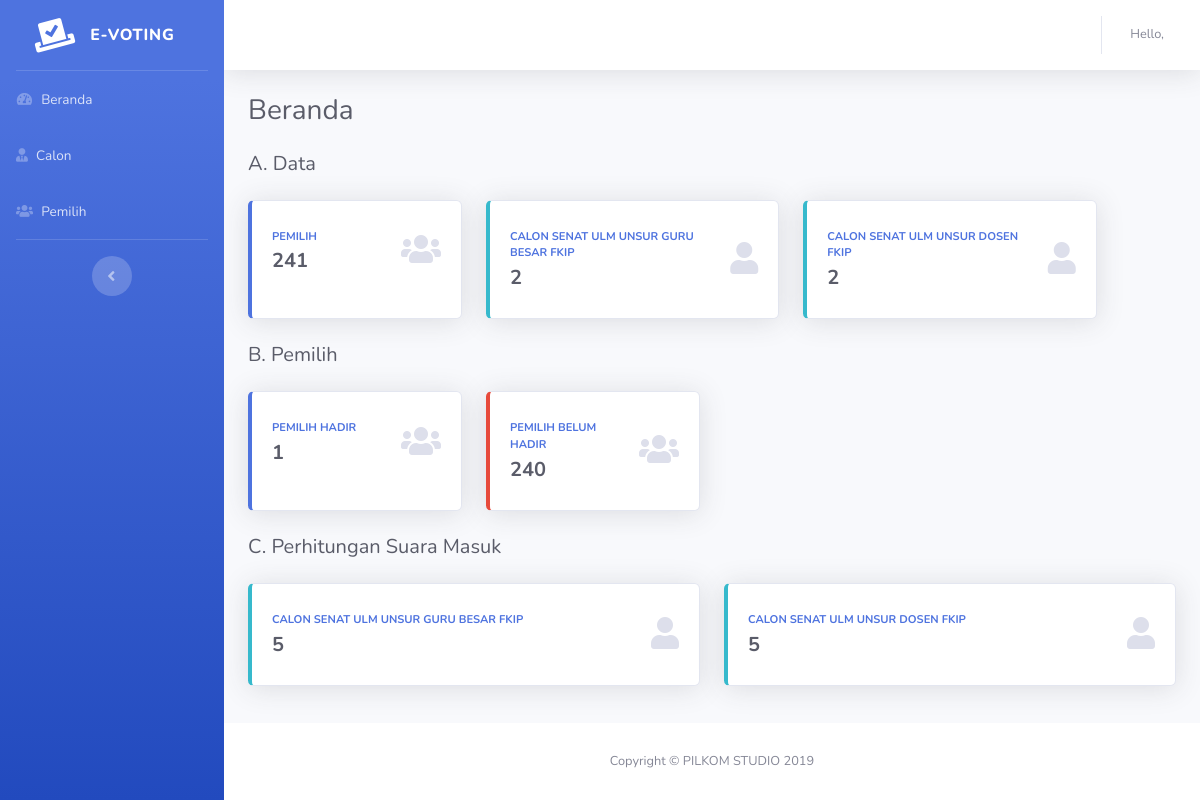
The app's page /Auth_Admin/Beranda (signed in) with its own data.
### tables this page shows
CREATE TABLE `tb_tema_pemilihan` (
  `tema_id` int(11) NOT NULL,
  `tema_nama` varchar(256) NOT NULL,
  `tema_batas` int(128) NOT NULL,
  `tema_logo` varchar(128) NOT NULL,
  `tema_is_active` enum('0','1') NOT NULL
);

### application/controllers/Auth_Admin/Beranda.php (called while the page is built, shortened)
<?php
class Beranda extends CI_Controller {
    public function __construct()
    {
        $this->load->model('AdminModel');
    }
	public function index()
	{
        $data['user'] = $this->AdminModel->getAdmin($this->session->userdata('username'))->row_array();
        $data['title'] = "Beranda - Administrator";
        $data['jlhPemilih'] = $this->db->count_all('tb_pemilih');
        $data['jenis'] = $this->db->get('tb_tema_pemilihan')->result_array();
        $data['hadir'] = $this->db->query("SELECT COUNT(pemilih_id) AS hadir FROM tb_pemilih WHERE pemilih_status='1'")->row_array();
        $data['tdkhadir'] = $this->db->query("SELECT COUNT(pemilih_id) AS tdkhadir FROM tb_pemilih WHERE pemilih_status='0'")->row_array();
        $this->load->view('layout/header_layout', $data);
        $this->load->view('layout/sidebar', $data);
        $this->load->view('layout/topbar', $data);
        $this->load->view('content/beranda', $data);
		$this->load->view('layout/footer_layout');
	}
}

### index.php (called while the page is built, shortened)
<?php
require_once BASEPATH.'core/CodeIgniter.php';

### application/views/content/beranda.php (the view, shortened to what this page needs)
<div class="d-sm-flex align-items-center justify-content-between mb-4">
    <h1 class="h3 mb-0 text-gray-800">Beranda</h1>
</div>
<div class="d-sm-flex align-items-center justify-content-between mb-4">
    <h5 class="h5 mb-0 text-gray-800">A. Data</h5>
</div>
<div class="row">
    <div class="col-xl-3 col-md-6 mb-4">
        <div class="card border-left-primary shadow h-100 py-2">
            <div class="card-body">
                <div class="row no-gutters align-items-center">
                    <div class="col mr-2">
                        <div class="text-xs font-weight-bold text-primary text-uppercase mb-1">Pemilih</div>
                        <div class="h5 mb-0 font-weight-bold text-gray-800"><?= $jlhPemilih ?></div>
                    </div>
                    <div class="col-auto">
                        <i class="fas fa-users fa-2x text-gray-300"></i>
                    </div>
                </div>
            </div>
        </div>
    </div>
    <?php foreach($jenis as $j) { ?>
        <div class="col-xl-4 col-md-6 mb-4">
            <div class="card border-left-info shadow h-100 py-2">
                <div class="card-body">
                    <div class="row no-gutters align-items-center">
                        <div class="col mr-2">
                            <div class="text-xs font-weight-bold text-primary text-uppercase mb-1"><?= $j['tema_nama'] ?></div>
                            <?php
                            $hasil = $this->db->query("SELECT COUNT(calon_ketua_id) AS hasil FROM tb_calon_ketua WHERE tema_id=".$j['tema_id'])->row_array(); ?>
                            <div class="h5 mb-0 font-weight-bold text-gray-800"><?= $hasil['hasil'] ?></div>
                        </div>
                        <div class="col-auto">
                            <i class="fas fa-user fa-2x text-gray-300"></i>
                        </div>
                    </div>
                </div>
            </div>
        </div>
    <?php } ?>
</div>
<div class="d-sm-flex align-items-center justify-content-between mb-4">
    <h5 class="h5 mb-0 text-gray-800">B. Pemilih</h5>
</div>
<div class="row">
    <div class="col-xl-3 col-md-6 mb-4">
        <div class="card border-left-primary shadow h-100 py-2">
            <div class="card-body">
                <div class="row no-gutters align-items-center">
                    <div class="col mr-2">
                        <div class="text-xs font-weight-bold text-primary text-uppercase mb-1">Pemilih Hadir</div>
                        <div class="h5 mb-0 font-weight-bold text-gray-800"><?= $hadir['hadir'] ?></div>
                    </div>
                    <div class="col-auto">
                        <i class="fas fa-users fa-2x text-gray-300"></i>
                    </div>
                </div>
            </div>
        </div>
    </div>
    <div class="col-xl-3 col-md-6 mb-4">
        <div class="card border-left-danger shadow h-100 py-2">
            <div class="card-body">
                <div class="row no-gutters align-items-center">
                    <div class="col mr-2">
                        <div class="text-xs font-weight-bold text-primary text-uppercase mb-1">Pemilih Belum Hadir</div>
                        <div class="h5 mb-0 font-weight-bold text-gray-800"><?= $tdkhadir['tdkhadir'] ?></div>
                    </div>
                    <div class="col-auto">
                        <i class="fas fa-users fa-2x text-gray-300"></i>
                    </div>
                </div>
            </div>
        </div>
    </div>
</div>
<div class="d-sm-flex align-items-center justify-content-between mb-4">
    <h5 class="h5 mb-0 text-gray-800">C. Perhitungan Suara Masuk</h5>
</div>
<div class="row">
    <?php foreach($jenis as $j) { ?>
        <div class="col-xl-6 col-md-6 mb-4">
            <div class="card border-left-info shadow h-100 py-2">
                <div class="card-body">
                    <div class="row no-gutters align-items-center">
                        <div class="col mr-2">
                            <div class="text-xs font-weight-bold text-primary text-uppercase mb-1"><?= $j['tema_nama'] ?></div>
                            <?php
                            $hasil = $this->db->query("SELECT SUM(calon_ketua_suara) AS suara FROM tb_calon_ketua WHERE tema_id=".$j['tema_id'])->row_array(); ?>
                            <div class="h5 mb-0 font-weight-bold text-gray-800"><?= $hasil['suara'] ?></div>
                        </div>
                        <div class="col-auto">
                            <i class="fas fa-user fa-2x text-gray-300"></i>
                        </div>
                    </div>
                </div>
            </div>
        </div>
    <?php } ?>
</div>

### records on screen
tb_tema_pemilihan: tema_nama "CALON SENAT ULM UNSUR GURU BESAR FKIP", hasil "2", suara "5"
tb_tema_pemilihan: tema_nama "CALON SENAT ULM UNSUR DOSEN FKIP", hasil "2", suara "5"

### other values on screen
$jlhPemilih "241"
$hadir['hadir'] "1"
$tdkhadir['tdkhadir'] "240"
